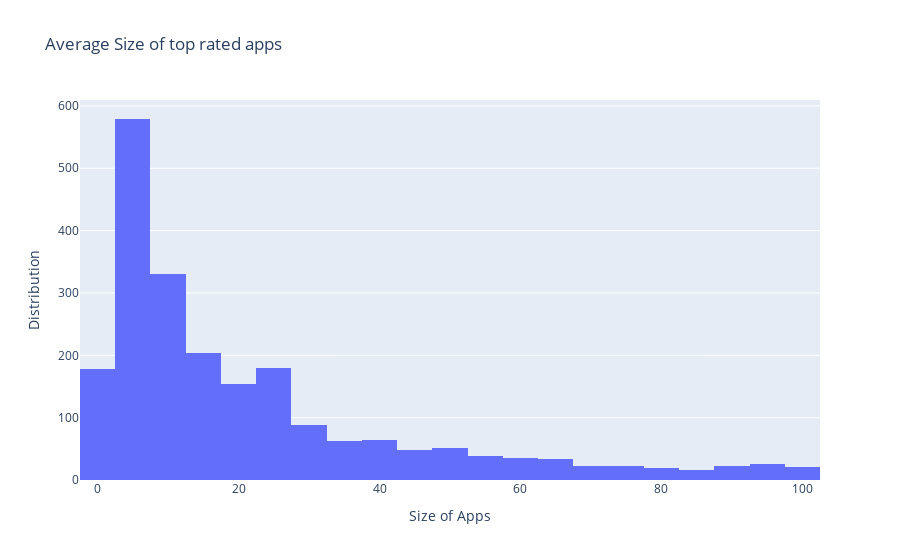

Here is the notebook cell this chart was saved with:
### Code cell
## Sizing distribution of top rated apps (>= 4.5) 
play_store_df_top_rated = play_store_df[play_store_df["Rating"]>=4.5]
sizing_distribution = [go.Histogram(x = play_store_df_top_rated.Size,)]
print('Average size of top rated apps = ', np.mean(play_store_df_top_rated['Size']))
#plotly.offline.iplot(sizing_distribution, filename='overall_sizing_distribution')
layout =dict(title = 'Average Size of top rated apps',
             xaxis = dict(title = 'Size of Apps'),
             yaxis = dict(title = 'Distribution'),
             )
sizing_distribution = dict(data = sizing_distribution, layout = layout)
plotly.offline.iplot(sizing_distribution, filename='overall_sizing_distribution')

### Figure 1 — Plotly figure (JSON) as saved in the notebook; plotly's stock layout.template omitted (floating-point values rounded to 4 significant figures; data arrays with more than 128 entries replaced by an {"elided": "..."} marker saying what was removed)
{"data": [{"x": {"elided": "2550 float values"}, "type": "histogram"}], "layout": {"title": {"text": "Average Size of top rated apps"}, "xaxis": {"title": {"text": "Size of Apps"}}, "yaxis": {"title": {"text": "Distribution"}}}}
